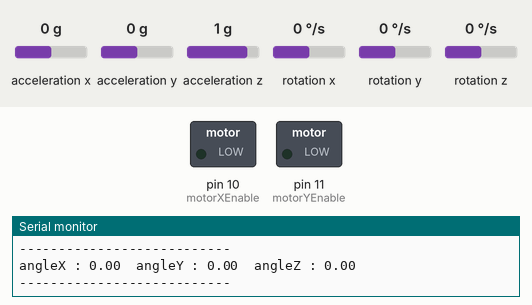
A sketch run on a simulated Arduino Uno, built with avr-gcc and run on an emulated ATmega328P. Parts: switched loads named in the sketch (green lamp = pin HIGH), the last lines printed to the serial monitor. The inputs (shaded band) are chosen by the test bench; at power-on: acceleration x 0 g, acceleration y 0 g, acceleration z 1 g, rotation x 0 °/s, rotation y 0 °/s, rotation z 0 °/s.

Above: at 8.5 s.
8.6 s: acceleration x set to -1.4 g
At 9.3 s:
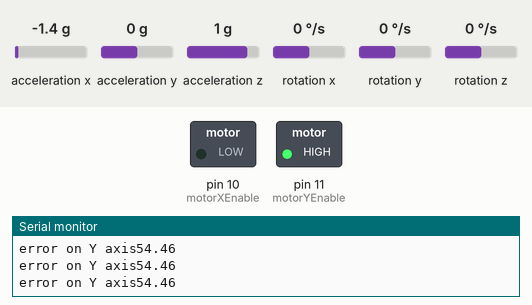
10.1 s: acceleration x set to 0 g
At 11.1 s:
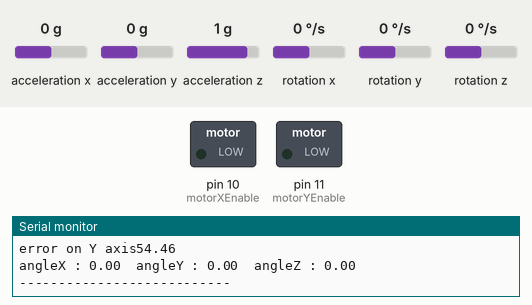
11.6 s: acceleration y set to -1.4 g
At 12.7 s:
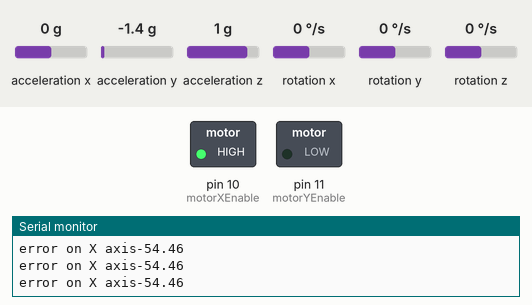
13.1 s: acceleration y set to 0 g
At 14.6 s:
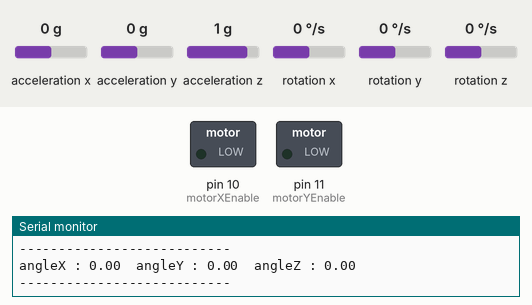
Timing chart, 0 to 15.6 s (numbered marks = the images above; inputs shaded):
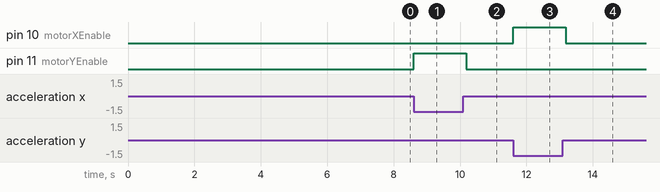

Measured:
- after the input at 8.6 s, pin 11 (motorYEnable): LOW → HIGH at once
- after the input at 10.1 s, pin 11 (motorYEnable): HIGH → LOW after 0.09 s
- after the input at 11.6 s, pin 10 (motorXEnable): LOW → HIGH at once
- after the input at 13.1 s, pin 10 (motorXEnable): HIGH → LOW after 0.09 s

The sketch:

LevellingPlate.ino.ino
```cpp
#include <MPU6050_tockn.h>
#include <Wire.h>

#define motorX1 2
#define motorX2 3
#define motorY1 8
#define motorY2 9
#define motorXEnable 10
#define motorYEnable 11


double startingX = 0;
double startingY = 0;
double startingZ = 0;
double integrateX = 0;
double integrateY = 0;
double integrateZ = 0;
double error = 0.1;

int motorPower = 255;

MPU6050 mpu6050(Wire);
long timer = 0, timer1 = 0;
void setup() {
  Serial.begin(9600);
  Wire.begin();
  mpu6050.begin();
  mpu6050.calcGyroOffsets(true);

  for(int i=0; i < 2000; i++){
    mpu6050.update();
    startingX += mpu6050.getAngleX();
    startingY += mpu6050.getAngleY();
    startingZ += mpu6050.getAngleZ();
  }
    startingX /= 2000;
    startingY /= 2000;
    startingZ /= 2000;

/*
  startingX = 0.95;
  startingY = 5.20;
  startingZ = 0;*/
  Serial.println();
  Serial.println(startingX);
  Serial.println(startingY);
  Serial.println(startingZ);
  Serial.println();

}

void loop() {
  mpu6050.update();
  /*
  integrateX += mpu6050.getAngleX();
  integrateY += mpu6050.getAngleY();
  integrateZ += mpu6050.getAngleZ();

  if(millis()- timer > 1000){
    integrateX /= 250;
    integrateY /= 250;
    integrateZ /= 250;

    Serial.print("angleX : ");
    Serial.print(integrateX);
    Serial.print("\tangleY : ");
    Serial.print(integrateY);
    Serial.print("\tangleZ : ");
    Serial.println(integrateZ);
    Serial.println("---------------------------");
    timer = millis();
  }*/

  if(millis()- timer > 1000){

    Serial.print("angleX : ");
    //Serial.print(startingX);
    Serial.print(mpu6050.getAngleX()-startingX);
    Serial.print("\tangleY : ");
    //Serial.print(startingY);
    Serial.print(mpu6050.getAngleY()-startingY);
    Serial.print("\tangleZ : ");
    //Serial.print(startingZ);
    Serial.println(mpu6050.getAngleZ());
    Serial.println("---------------------------");
    timer = millis();
  }

    digitalWrite(motorX1,LOW);
    digitalWrite(motorX2,LOW);
    digitalWrite(motorY1,LOW);
    digitalWrite(motorY2,LOW);
   analogWrite(motorXEnable,0);
   analogWrite(motorYEnable,0);

  while(mpu6050.getAngleX() - startingX > error){
    Serial.print("error on X axis");
    Serial.println(mpu6050.getAngleX() - startingX );
    digitalWrite(motorX1,HIGH);
    digitalWrite(motorX2,LOW);
    digitalWrite(motorY1,LOW);
    digitalWrite(motorY2,LOW);
    analogWrite(motorXEnable, motorPower);
    analogWrite(motorYEnable, 0);
    mpu6050.update();
    delay(4);
  }

  while(startingX - mpu6050.getAngleX() > error){
    Serial.print("error on X axis");
    Serial.println(mpu6050.getAngleX() - startingX);
    digitalWrite(motorX1,LOW);
    digitalWrite(motorX2,HIGH);
    digitalWrite(motorY1,LOW);
    digitalWrite(motorY2,LOW);
    analogWrite(motorXEnable, motorPower);
    analogWrite(motorYEnable, 0);
    mpu6050.update();
    delay(4);
  }
  while(mpu6050.getAngleY() - startingY > error){
    //Serial.println("angle y is bigger");
    Serial.print("error on Y axis");
    Serial.println(mpu6050.getAngleY() - startingY);
    digitalWrite(motorX1,LOW);
    digitalWrite(motorX2,LOW);
    digitalWrite(motorY1,HIGH);
    digitalWrite(motorY2,LOW);
    analogWrite(motorYEnable, motorPower);
    analogWrite(motorXEnable, 0);
    mpu6050.update();
    delay(4);
  }
  while(startingY - mpu6050.getAngleY() > error){
    //Serial.println("anglex is less");
    Serial.print("error on Y axis");
    Serial.println(mpu6050.getAngleY() - startingY);
    digitalWrite(motorX1,LOW);
    digitalWrite(motorX2,LOW);
    digitalWrite(motorY1,LOW);
    digitalWrite(motorY2,HIGH);
    analogWrite(motorYEnable, motorPower);
    analogWrite(motorXEnable, 0);
    mpu6050.update();
    delay(4);
  }

  //if conditions
  /*
  if(mpu6050.getAngleX() - startingX > error){
    Serial.println(mpu6050.getAngleX() - startingX );
    digitalWrite(motorX1,HIGH);
    digitalWrite(motorX2,LOW);
    digitalWrite(motorY1,LOW);
    digitalWrite(motorY2,LOW);
    analogWrite(motorXEnable, motorPower);
    analogWrite(motorYEnable, 0);
    mpu6050.update();
    delay(4);
  }

  else if(startingX - mpu6050.getAngleX() > error){
    Serial.println(startingX - mpu6050.getAngleX());
    digitalWrite(motorX1,LOW);
    digitalWrite(motorX2,HIGH);
    digitalWrite(motorY1,LOW);
    digitalWrite(motorY2,LOW);
    analogWrite(motorXEnable, motorPower);
    analogWrite(motorYEnable, 0);
    mpu6050.update();
    delay(4);
  }
  else if(mpu6050.getAngleY() - startingY > error){
    //Serial.println("angle y is bigger");
    digitalWrite(motorX1,LOW);
    digitalWrite(motorX2,LOW);
    digitalWrite(motorY1,HIGH);
    digitalWrite(motorY2,LOW);
    analogWrite(motorYEnable, motorPower);
    analogWrite(motorXEnable, 0);
    mpu6050.update();
    delay(4);
  }
  else if(startingY - mpu6050.getAngleY() > error){
    //Serial.println("anglex is less");
    digitalWrite(motorX1,LOW);
    digitalWrite(motorX2,LOW);
    digitalWrite(motorY1,LOW);
    digitalWrite(motorY2,HIGH);
    analogWrite(motorYEnable, motorPower);
    analogWrite(motorXEnable, 0);
    mpu6050.update();
    delay(4);
  }
  */
}
```
